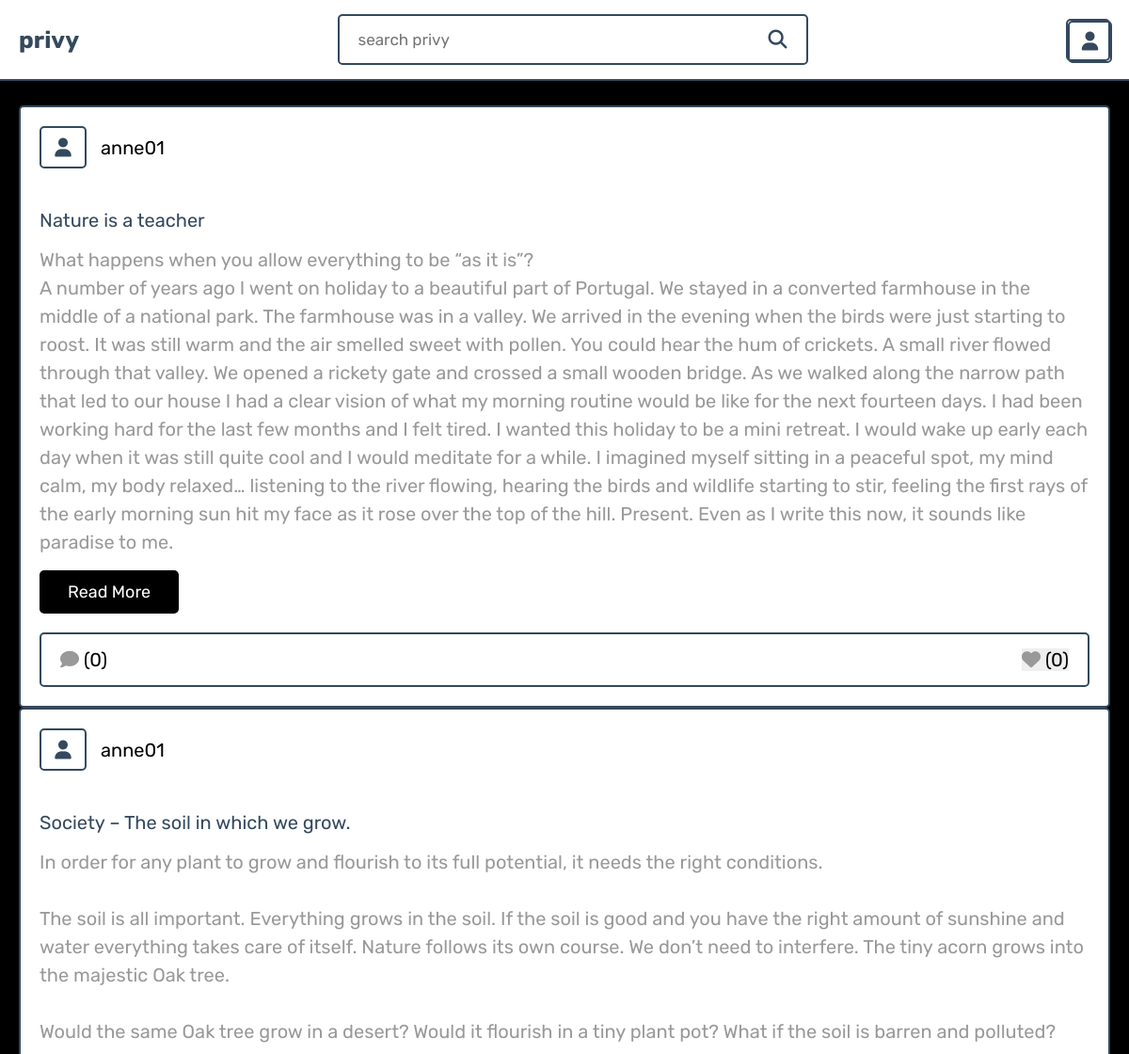
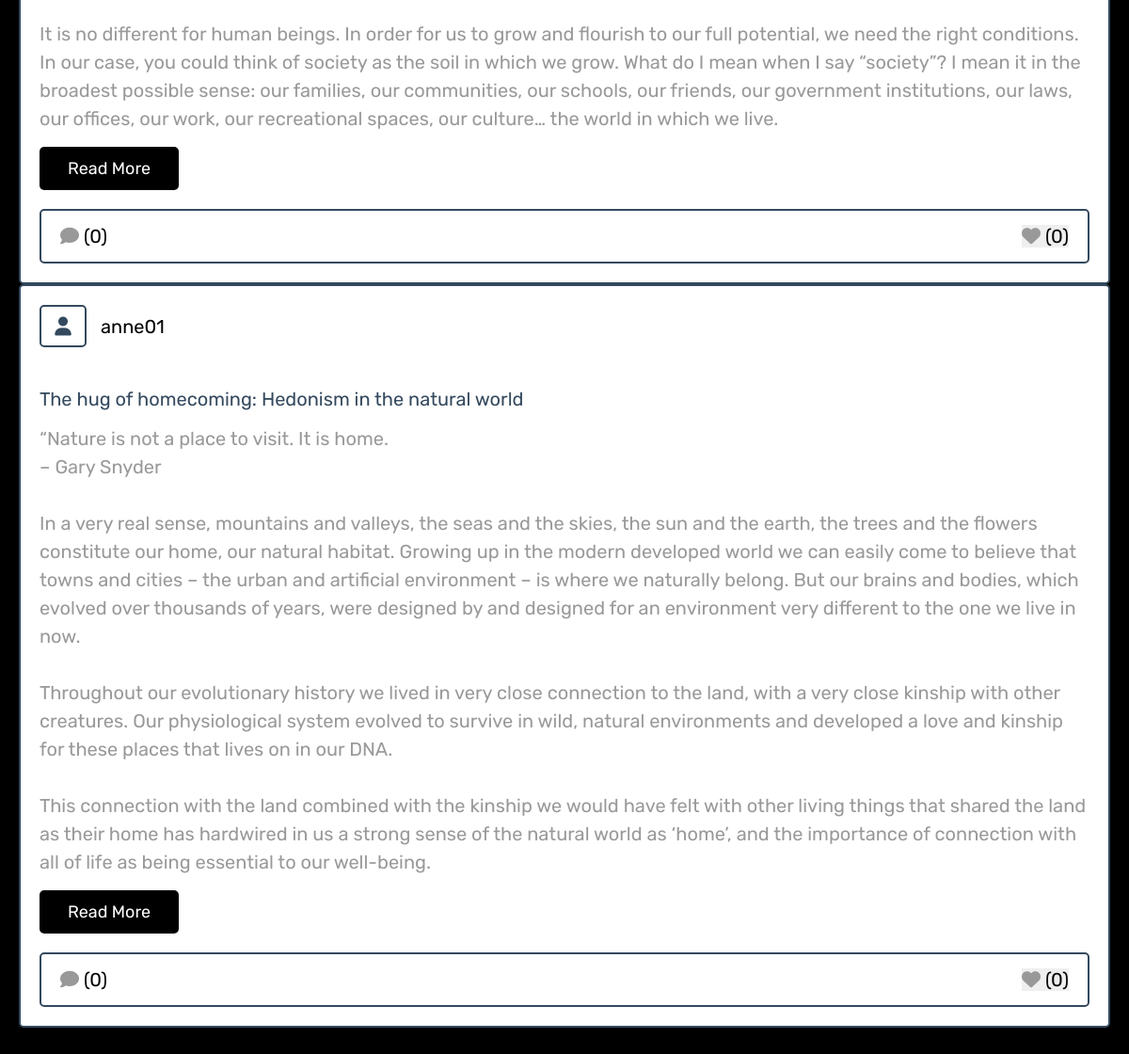
The page /category.php?category=nature on the database its author committed (2 pictures, top to bottom).
### tables this page shows
CREATE TABLE `posts` (
  `id` int(100) NOT NULL,
  `admin_id` int(100) NOT NULL,
  `name` varchar(100) NOT NULL,
  `title` varchar(100) NOT NULL,
  `content` varchar(10000) NOT NULL,
  `category` varchar(50) NOT NULL,
  `image` varchar(100) NOT NULL,
  `date` date NOT NULL,
  `status` varchar(20) NOT NULL
);

### category.php (the view, shortened to what this page needs)
<?php
include './components/connect.php';
if(isset($_GET['category'])){
   $category = $_GET['category'];
}else{
   $category = '';
}
?>
<!DOCTYPE html>
<html lang="en">
<head>
   <link rel="stylesheet" href="https://cdnjs.cloudflare.com/ajax/libs/font-awesome/6.1.1/css/all.min.css">
   <link rel="stylesheet" href="css/style.css">
</head>
<body>
<?php include './components/user_header.php'; ?>
<section class="posts-container">
   <div class="postbox-container">
      <?php
         $select_posts = $conn->prepare("SELECT * FROM `posts` WHERE category = ? and status = ?");
         $select_posts->execute([$category, 'active']);
         if($select_posts->rowCount() > 0){
            while($fetch_posts = $select_posts->fetch(PDO::FETCH_ASSOC)){
            $post_id = $fetch_posts['id'];
            $count_post_comments = $conn->prepare("SELECT * FROM `comments` WHERE post_id = ?");
            $count_post_comments->execute([$post_id]);
            $total_post_comments = $count_post_comments->rowCount();
            $count_post_likes = $conn->prepare("SELECT * FROM `likes` WHERE post_id = ?");
            $count_post_likes->execute([$post_id]);
            $total_post_likes = $count_post_likes->rowCount();
            $confirm_likes = $conn->prepare("SELECT * FROM `likes` WHERE user_id = ? AND post_id = ?");
            $confirm_likes->execute([$user_id, $post_id]);
            $select_user_profile = $conn->prepare("SELECT * FROM `users` WHERE id = ?");
            $select_user_profile->execute([$fetch_posts['user_id']]);
            $fetch_user_profile = $select_user_profile->fetch(PDO::FETCH_ASSOC);
      ?>
      <form class="postbox" method="post">
         <div class="post-admin">
         <?php if (!empty($fetch_user_profile) && $fetch_user_profile['image'] != '') { ?>
                  <img src="uploaded_img/<?= $fetch_user_profile['image']; ?>" class="user-profile-image" style="width:  4.7rem ; height: 4.5rem;">
             <?php } else { ?>
                  <i class="fas fa-user"></i>
          <?php } ?>
            <div>
               <a href="#"><?= $fetch_posts['name']; ?></a>
            </div>
         </div>
         <div class="post-title"><?= $fetch_posts['title']; ?></div>
         <div class="post-content content-150"><?= $fetch_posts['content']; ?></div>
         <a href="view_post.php?post_id=<?= $post_id; ?>" class="inline-btn">read more</a>
         <div class="icons">
            <a href="view_post.php?post_id=<?= $post_id; ?>"><i class="fas fa-comment"></i><span>(<?= $total_post_comments; ?>)</span></a>
            <button type="submit" name="like_post"><i class="fas fa-heart" style="<?php if($confirm_likes->rowCount() > 0){ echo 'color:var(--red);'; } ?>  "></i><span>(<?= $total_post_likes; ?>)</span></button>
         </div>
      </form>
      <?php
         }
      }else{
         echo '<p class="empty">no posts found for this category!</p>';
      }
      ?>
   </div>
</section>
</body>
</html>

### css/style.css (style rules this page uses)
:root { --main-color:black; --red:#e74c3c; --orange:#f39c12; --black:#34495e; --white:#fff; --light-color:#999; --border:.2rem solid var(--black); --box-shadow:0 .5rem 1rem rgba(0,0,0,.1); }
* { font-family: 'Rubik', sans-serif; margin:0; padding:0; box-sizing: border-box; outline: none; border:none; text-decoration: none; }
html { font-size: 62.5%; overflow-x: hidden; scroll-behavior: smooth; scroll-padding-top: 7rem; }
body { background-color: black; padding-bottom: 7rem; }
section { padding:2rem; margin: 0 auto; max-width: 1200px; }
.btn, .delete-btn, .option-btn, .inline-btn, .inline-option-btn, .inline-delete-btn { margin-top: 1rem; border-radius: .5rem; cursor: pointer; font-size: 1.8rem; color:var(--white); padding:1.2rem 3rem; text-transform: capitalize; text-align: center; }
.inline-btn, .inline-option-btn, .inline-delete-btn { display: inline-block; margin-right: 1rem; }
.inline-btn, .btn { background-color: var(--main-color); }
.posts-container { grid-column: 2 / span 1; grid-row: 2 / span 1; padding-top: 26px; }
.posts-container .postbox-container .postbox { border:var(--border); box-shadow: var(--box-shadow); border-radius: .5rem; background-color: var(--white); padding:2rem; overflow: hidden; }
.posts-container .postbox-container .postbox .post-admin { display: flex; align-items: center; gap:1.5rem; margin-bottom: 2rem; }
.posts-container .postbox-container .postbox .post-admin i { text-align: center; height: 4.5rem; width: 5rem; line-height: 4.2rem; font-size: 2rem; border:var(--border); border-radius: .5rem; background-color: var(--light-bg); color:var(--black); }
.posts-container .postbox-container .postbox .post-admin a { font-size: 2rem; color:var(--main-color); }
.posts-container .postbox-container .postbox .post-admin div { font-size: 1.5rem; margin-top: .2rem; color:var(--light-color); }
.posts-container .postbox-container .postbox .post-title { font-size: 2rem; color:var(--black); overflow: hidden; text-overflow: ellipsis; white-space: nowrap; margin-bottom: 1rem; }
.posts-container .postbox-container .postbox .post-content { font-size: 2rem; line-height: 1.5; padding:.5rem 0; color:var(--light-color); white-space: pre-line; }
.posts-container .postbox-container .postbox .icons { display: flex; align-items: center; justify-content: space-between; gap:1rem; background-color: var(--light-bg); border-radius: .5rem; padding:1.5rem 2rem; border:var(--border); margin-top: 2rem; }
.posts-container .postbox-container .postbox .icons button { cursor: pointer; }
.posts-container .postbox-container .postbox .icons i { margin-right:.5rem; font-size:2rem; color:var(--light-color); }
.posts-container .postbox-container .postbox .icons span { font-size: 2rem; color:var(--main-color); }

### rows shown on the page
posts: name "anne01", title "Nature is a teacher", content "What happens when you allow everything to be “as it is”? A number of years ago I went on holiday to a beautiful part of Portugal. We stayed in a converted farmhouse in the middle of a national park. The farmhouse was in a valley. We arrived in the evening when the birds were just starting to roost. It was still warm and the air smelled sweet with pollen. You could hear the hum of crickets. A small river flowed through that valley. We opened a rickety gate and crossed a small wooden bridge. As we walked along the narrow path that led to our house I had a clear vision of what my morning routine would be like for the next fourteen days. I had been working hard for the last few months and I…", total_post_comments "0", total_post_likes "0"
posts: name "anne01", title "Society – The soil in which we grow.", content "In order for any plant to grow and flourish to its full potential, it needs the right conditions. The soil is all important. Everything grows in the soil. If the soil is good and you have the right amount of sunshine and water everything takes care of itself. Nature follows its own course. We don’t need to interfere. The tiny acorn grows into the majestic Oak tree. Would the same Oak tree grow in a desert? Would it flourish in a tiny plant pot? What if the soil is barren and polluted? It is no different for human beings. In order for us to grow and flourish to our full potential, we need the right conditions. In our case, you could think of society as the soil in which we grow. What do I…", total_post_comments "0", total_post_likes "0"
posts: name "anne01", title "The hug of homecoming: Hedonism in the natural world", content "“Nature is not a place to visit. It is home. – Gary Snyder In a very real sense, mountains and valleys, the seas and the skies, the sun and the earth, the trees and the flowers constitute our home, our natural habitat. Growing up in the modern developed world we can easily come to believe that towns and cities – the urban and artificial environment – is where we naturally belong. But our brains and bodies, which evolved over thousands of years, were designed by and designed for an environment very different to the one we live in now. Throughout our evolutionary history we lived in very close connection to the land, with a very close kinship with other creatures. Our physiological system…", total_post_comments "0", total_post_likes "0"
